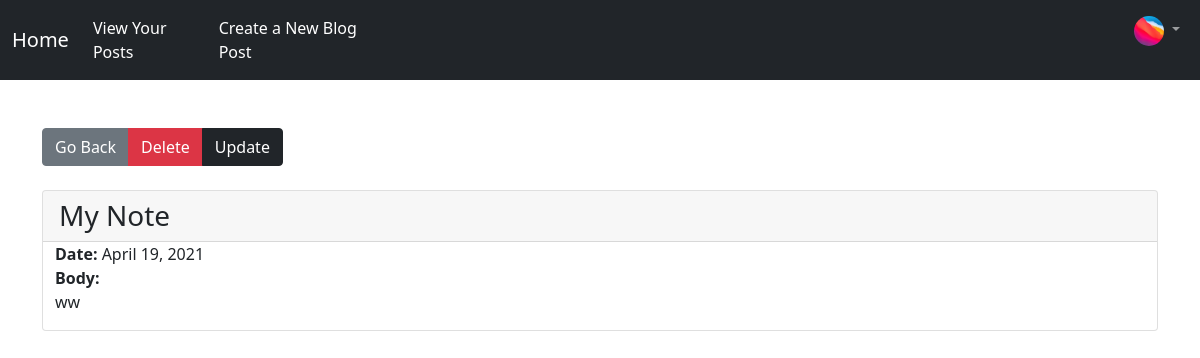
The page /detail/notes/8/ (signed in) on the database its author committed.
### yapp/models.py (models this page shows, shortened)
class Profile(models.Model):
    user = models.OneToOneField(User, on_delete=models.CASCADE, null=True, blank=True)
    pic = models.ImageField(null=True, blank=True, upload_to='images/profile/')
    website_url = models.URLField(null=True, blank=True)
    twitter_url = models.URLField(null=True, blank=True)
    instagram_url = models.URLField(null=True, blank=True)
    facebook_url = models.URLField(null=True, blank=True)
    body = RichTextField(null=True, blank=True)

class Note(models.Model):
    user = models.ForeignKey(User, on_delete=models.CASCADE, null=True, blank=True)
    date = models.DateField(auto_now_add=True)
    title = models.CharField(max_length=250)
    body = RichTextField()

### yapp/views.py (the view)
# urls.py: path('detail/notes/<int:pk>/', NoteUserDetailView.as_view(), name='note_detail'),
class NoteUserDetailView(LoginRequiredMixin, DetailView):
    model = Note
    template_name = 'yapp/notes/detail.html'

### yapp/templates/yapp/notes/detail.html
{% extends 'base.html' %}
{% block content %}
{% if request.user.id == note.user.id %}
<div class="btn-group" role="group" aria-label="Basic example">
<a href="{% url 'note_list' %}" class="btn btn-secondary">Go Back</a><a href="{% url 'note_delete' note.id %}" class="btn btn-danger">Delete</a><a href="{% url 'note_update' note.id %}" class="btn btn-dark">Update</a>
</div><br><br>
<div class="card">
    <h3 class="card-header">{{ note.title }}</h3><div class="container">
<b>Date: </b>{{ note.date }}<br>
<b>Body:</b><br>
{{ note.body|safe }}
</div></div>
{% else %}
<h3>You are not allowed to view this Note. <a href="{% url 'note_list' %}">Go Back</a></h3>
{% endif %}
{% endblock %}

### yapp/templates/base.html (shortened to what this page needs)
{% load static %}
<!doctype html>
<html lang="en">
  <head>
    <link href="https://cdn.jsdelivr.net/npm/bootstrap@5.0.0-beta3/dist/css/bootstrap.min.css" rel="stylesheet">
  </head>
  <body>
        <nav class="navbar navbar-expand-lg navbar-dark bg-dark">
            <div class="container-fluid">
              <a class="navbar-brand" href="{% url 'index' %}">Home</a>
              <div class="collapse navbar-collapse" id="navbarSupportedContent">
                <ul class="navbar-nav me-auto mb-2 mb-lg-0">
                  {% if user.is_authenticated %}
                  <li class="nav-item">
                    <a class="nav-link active" aria-current="page" href="{% url 'user' %}">View Your Posts</a>
                  </li>
                  <li class="nav-item">
                    <a class="nav-link active" aria-current="page" href="{% url 'create' %}">Create a New Blog Post</a>
                  </li>
                <ul><ul><ul><ul><ul><ul><ul><ul><ul><ul><ul><ul><ul><ul><ul><ul><ul><ul><ul><ul><ul><ul><ul>
                  <li class="nav-item dropdown">
                    <a class="nav-link dropdown-toggle" href="#" id="navbarDropdown" role="button" data-bs-toggle="dropdown" aria-expanded="false">
                      {% if request.user.profile.pic %}<img src="{{request.user.profile.pic.url}}" height="30" width="30" class="rounded-circle">
                      {% else %} <img src="{% static 'yapp\images\user_profile_default_2.png' %}" height="30" width="30" class="rounded-circle">{% endif %}
                    </a>
                  </li>
                  {% endif %}
              </div>
            </div>
          </nav>
          <div class="container">
        <br><br>
    {% block content %}
    {% endblock %}
    </div>
  </body>
</html>

### rows shown on the page
Note: title "My Note", date "April 19, 2021", body "ww"
